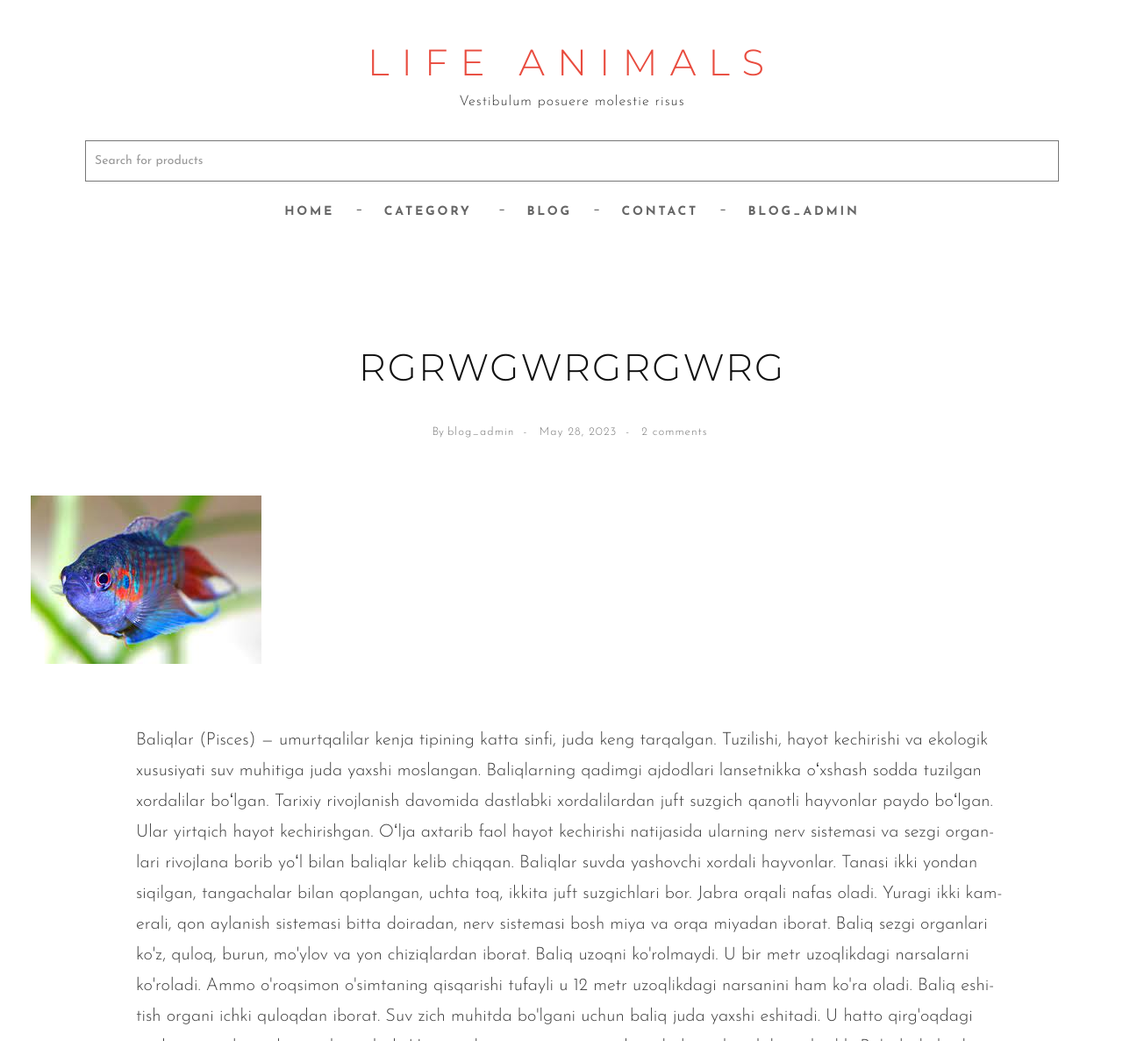
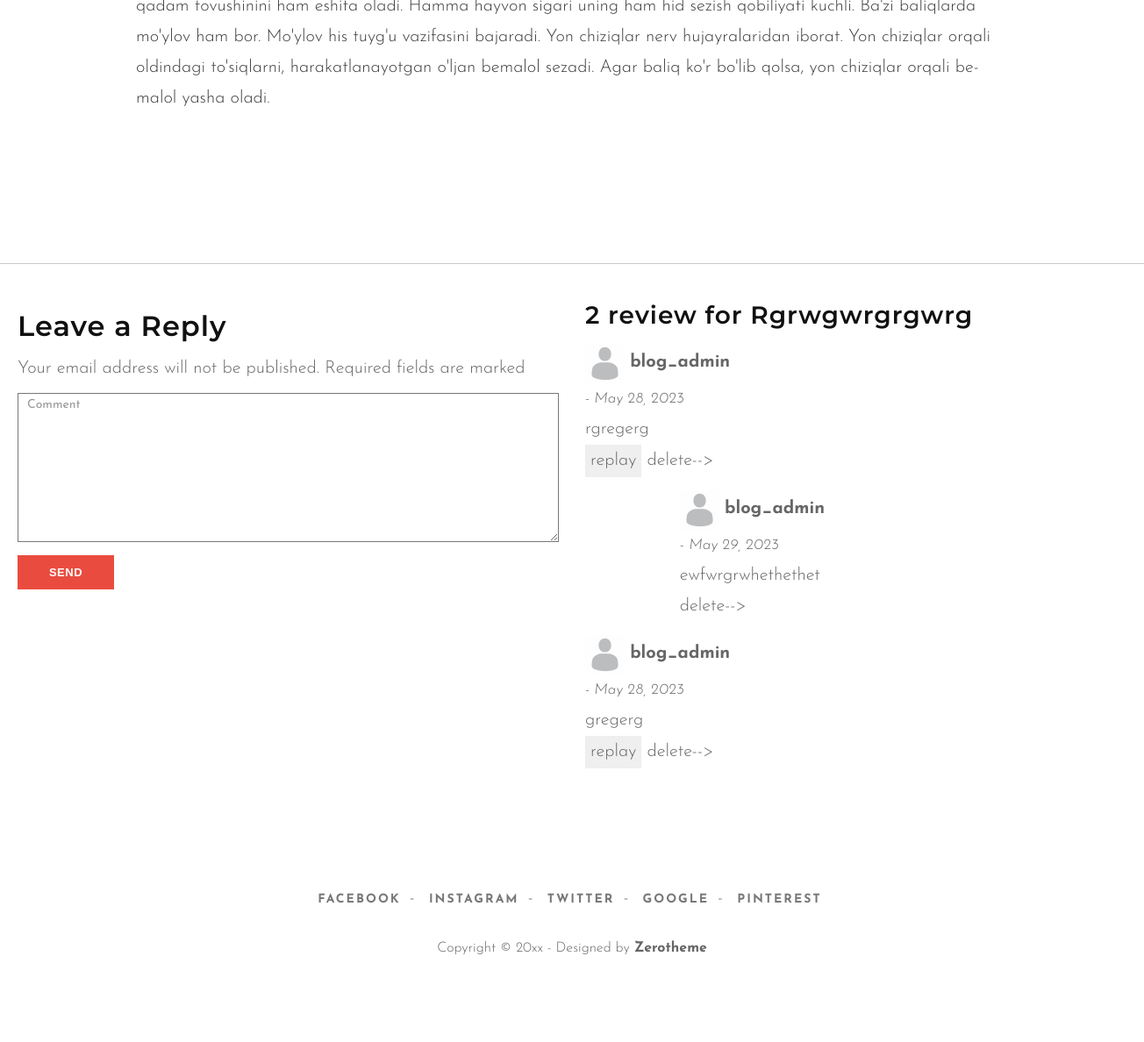
Screenshot of /detail/2/ (signed in) with the database file from the repository (2 pictures, top to bottom).
### main/models.py (models this page shows, shortened)
class Article(models.Model):
    title = models.CharField(max_length=250)
    slug = models.SlugField(max_length=250)
    category = models.ForeignKey(
        Category, on_delete=models.PROTECT, related_name='articles_cat')
    image = models.ImageField(upload_to='article/%Y/%m/%d')
    author = models.ForeignKey(
        User, on_delete=models.PROTECT, related_name='articles_user')
    published = models.DateField(auto_now_add=True)
    body = models.TextField()
    tag = models.ManyToManyField(Tag, related_name='articles_tag')
    class Meta:
        ordering = ["-id"]

class Comment(models.Model):
    article = models.ForeignKey(
        Article, on_delete=models.CASCADE, related_name="comments")
    user = models.ForeignKey(User, on_delete=models.PROTECT, null=True)
    comment = models.TextField()
    published = models.DateField(auto_now_add=True)

class Reply_Comment(models.Model):
    for_comment = models.ForeignKey(
        Comment, on_delete=models.CASCADE, related_name='reply_comments')
    user = models.ForeignKey(User, on_delete=models.PROTECT, null=True)
    replay_comment = models.TextField()
    published = models.DateField(auto_now_add=True)

### main/views.py (the view)
# urls.py: path('detail/<pk>/', views.Detail_Article.as_view(), name='detail'),
class Detail_Article(DetailView):
    model = Article
    template_name = 'detail_article.html'

### main/context_cat.py (called while the page is built)
def main_context(request):
    all_categories = Category.objects.all()
    data = {
        'all_categories': all_categories,
    }
    return data

### templates/detail_article.html (shortened to what this page needs)
{% extends "base.html" %}
{% load static %}
{% block content %}
<div id="page-content">
	<div class="box-content">
		<div class="container-fluid">
			<article class="single-post">
				<div class="wrap-post">
					<div class="entry-header text-center">
						<h1 class="entry-title">{{object.title}}</h1>
						<span class="entry-meta">
							<ul class="list-inline link">
								<li>By <a href="#">{{object.author}}</a></li>
								<li><a href="#">{{object.published}}</a></li>
								<li><a href="#">{{object.comments.count}} comments</a></li>
							</ul>
						</span>
					</div>
					<div class="post-thumbnail-wrap">
						<div class="portfolio-box">
							<img src="{{object.image.url}}" class="img-responsive" alt="">
						</div>
					</div>
					<div class="entry-content">
						{{object.body}}
					</div>
				</div>
			</article>
		</div>
		<div class="container-fluid">
			<div class="row">
				<div class="comments-are">
					<div id="comment">
						<div class="row">
							<div class="col-md-6">
								<form name="formcomment" method="post" action="{% url 'main:comment' object.id %}">
									<h3>Leave a Reply</h3>
									<span>Your email address will not be published. Required fields are marked </span>
									<div class="form-group">
										<textarea name="comment" id="message" class="form-control" rows="4" cols="25"
											required="required" placeholder="Comment"></textarea>
									</div>
									<button type="submit" class="btn btn-skin btn-sm" name="submitcomment">send</button>
								</form>
							</div>
							<div class="col-md-6">
								<h4 class="mb-4">{{object.comments.count}} review for {{object.title|title}}
								</h4>
								{% for comment in object.comments.all %}
								<div class="media mb-4">
									<img src="{% static 'images/default_person_image.jpg' %}" alt="Image"
										lass="img-fluid mr-3 mt-1" style="width: 45px;">
									<b>
										{% if comment.user == None %}
										Anonymus user
										{% else %}
										{{comment.user.username}}
										{% endif %}
									</b>
									<br>
									<small> - <i>{{comment.published}}</i></small>
									<div class="media-body">
										{{comment.comment}}
										<br>
										<button onclick="replay({{comment.id}})">replay</button>
										delete-->
										<a href="{% url 'main:delete_comment' comment.id %}">
											<i class="fa fa-trash"></i>
										</a>
									</div>
									<div class="row">
										<div class="col-sm-2"></div>
										<div class="col-sm-10">
											{% for replay_comment in comment.reply_comments.all %}
											<div class="media mb-4">
												<img src="{% static 'images/default_person_image.jpg' %}" alt="Image"
													lass="img-fluid mr-3 mt-1" style="width: 45px;">
												<b>
													{% if replay_comment.user == None %}
													Anonymus user
													{% else %}
													{{replay_comment.user.username}}
													{% endif %}
												</b>
												<br>
												<small> - <i>{{replay_comment.published}}</i></small>
												<div class="media-body">
													{{replay_comment.replay_comment}}
													<br>
													delete-->
													<a href="{% url 'main:delete_replay_comment' replay_comment.id %}">
														<i class="fa fa-trash"></i>
													</a>
												</div>
											</div>
											{% endfor %}
										</div>
									</div>
									{% endfor %}
								</div>
							</div>
						</div>
					</div>
				</div>
			</div>
		</div>
		{% endblock content %}

### templates/base.html (shortened to what this page needs)
{% load static %}
<!DOCTYPE html>
<html lang="en">
<head>
    <link href="{% static 'css/bootstrap.min.css' %}" rel="stylesheet" type="text/css">
    <link href="{% static 'css/style.css' %}" rel="stylesheet">
    <link href="{% static 'font-awesome/css/font-awesome.min.css' %}" rel="stylesheet" type="text/css">
    <link href="{% static 'owl-carousel/owl-carousel.css' %}" rel="stylesheet">
</head>
<body>
    <header class="main-header">
        <div class="container text-center">
            <a class="site-branding" href="{% url 'main:home' %}">
                <h1 class="site-title">
                    LIFE ANIMALS
                </h1>
                <p class="site-description">
                    Vestibulum posuere molestie risus
                </p>
            </a>
        </div>
        <center>
            <div class="row">
                <div class="col-sm-12">
                    <form action="{% url 'main:sort_by_title' %}" method="get">
                        <div class="row container">
                            <div class="col-sm-12">
                                <input name="title" type="text" class="form-control" id="search" placeholder="Search for products">
                            </div>
                        </div>
                    </form>
                </div>
            </div>
        </center>
        <div id="menu-wrapper">
            <nav id="menu" class="navbar">
                <div class="container">
                    <div class="collapse navbar-collapse navbar-ex1-collapse">
                        <ul class="nav navbar-nav">
                            <li><a href="{% url 'main:home' %}">Home</a></li>
                            <li class="dropdown"><a href="archive.html" class="dropdown-toggle"
                                    data-toggle="dropdown">Category</a>
                            </li>
                            <li><a href="{% url 'main:list_articles' %}">Blog</a></li>
                            <li><a href="{% url 'accounts:contact' %}">Contact</a></li>
                            <li class="dropdown">
                                <a href="#" class="dropdown-toggle" data-toggle="dropdown">
                                    {% if request.user.is_authenticated %}
                                    {{ request.user.username }}
                                    {% else %}
                                    Account
                                    {% endif %}
                                </a>
                            </li>
                        </ul>
                    </div>
                </div>
            </nav>
        </div>
    </header>
    {% block content %}
    {% endblock content %}
    <footer class="main-footer">
        <div class="wrap-footer">
            <div class="container">
                <ul class="list-inline top-link link">
                    <li><a href="https://www.facebook.com/">Facebook</a></li>
                    <li><a href="https://www.instagram.com/">Instagram</a></li>
                    <li><a href="https://twitter.com/">Twitter</a></li>
                    <li><a href="https://www.google.com/">Google</a></li>
                    <li><a href="https://www.pinterest.com/">Pinterest</a></li>
                </ul>
                <div class="copyright">
                    <span>Copyright © 20xx - Designed by <a href="#">Zerotheme</a></span>
                </div>
            </div>
        </div>
    </footer>
</body>
</html>

### rows the page displays
Article: title "RGRWGWRGRGWRG", author "blog_admin", published "May 28, 2023", comments.count "2", image (picture), body "Baliqlar (Pisces) — umurtqalilar kenja tipining katta sinfi, juda keng tarqalgan. Tuzilishi, hayot kechirishi va ekologik xususiyati suv muhitiga juda yaxshi moslangan. Baliqlarning qadimgi ajdodlari lansetnikka oʻxshash sodda tuzilgan xordalilar boʻlgan. Tarixiy rivojlanish davomida dastlabki xordalilardan juft suzgich qanotli hayvonlar paydo boʻlgan. Ular yirtqich hayot kechirishgan. Oʻlja axtarib faol hayot kechirishi natijasida ularning nerv sistemasi va sezgi organlari rivojlana borib yoʻl bilan baliqlar kelib chiqqan. Baliqlar suvda yashovchi xordali hayvonlar. Tanasi ikki yondan siqilgan, tangachalar bilan qoplangan, uchta toq, ikkita juft suzgichlari bor. Jabra orqali nafas oladi.…", title "Rgrwgwrgrgwrg"
Comment: user.username "blog_admin", published "May 28, 2023", comment "rgregerg"
Reply_Comment: user.username "blog_admin", published "May 29, 2023", replay_comment "ewfwrgrwhethethet"
Comment: user.username "blog_admin", published "May 28, 2023", comment "gregerg"

### other values shown
{{ request.user.username }} "BLOG_ADMIN"
